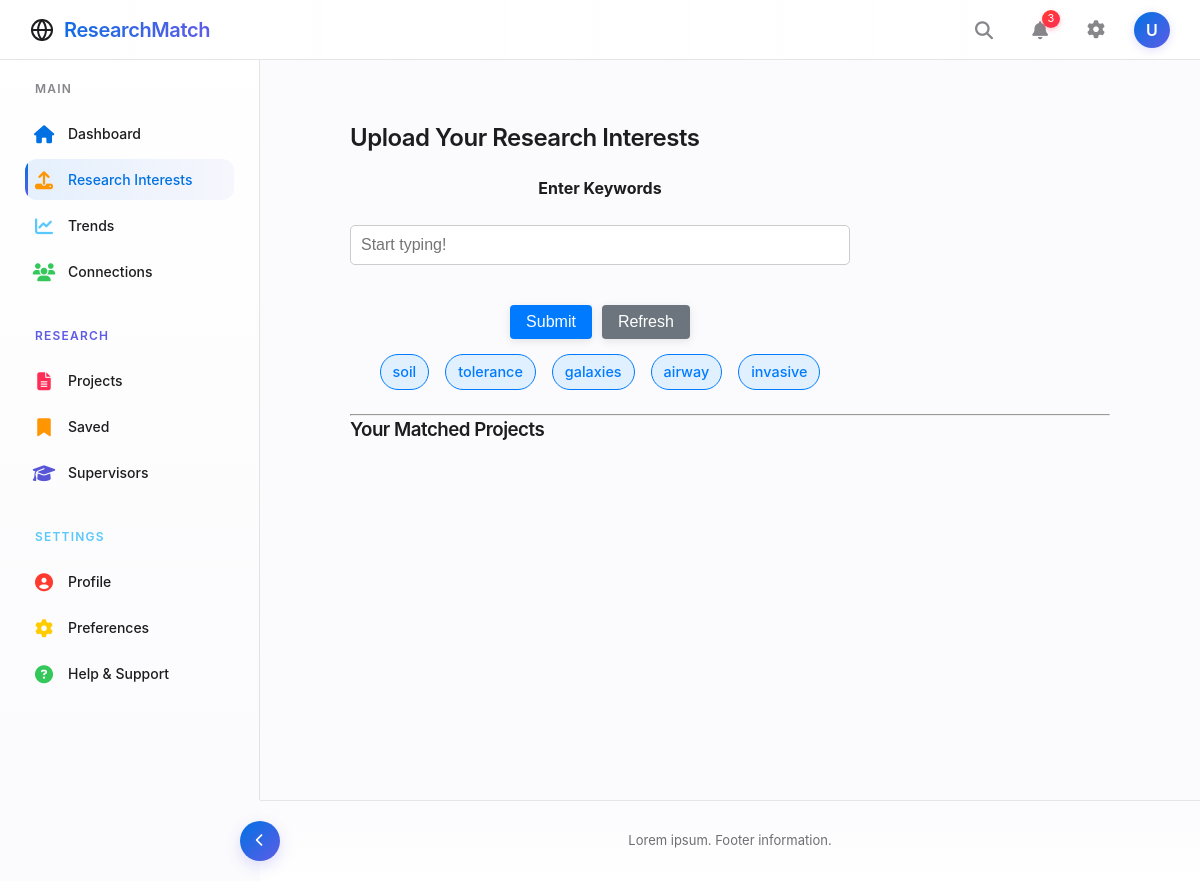
/upload (signed in), run on the app's committed database.
### database/schema.py (models this page shows)
class Interest(db.Model):
    id = db.Column(db.Integer, primary_key=True)
    interest_name = db.Column(db.String(100), nullable=False)

### app.py (the view, shortened to what this page needs)
@app.route('/upload', methods=['GET', 'POST'])
@token_required
def upload():
    user = db.session.query(User).get(session['user_id'])
    user_interests = user.interests if user.interests else None
    return render_template('upload.html', matched_projects=[], user_interests=user_interests)

### app.py (called while the page is built)
def token_required(func):
    @wraps(func)
    def decorated(*args, **kwargs):
        token = request.cookies.get('jwt_token', None)
        if not token:
            return back_to_login()
        try:
            data = jwt.decode(token, current_app.config['SECRET_KEY'], algorithms=["HS256"])
            request.user = data  # optionally attach user info to request
        except jwt.ExpiredSignatureError:
            return back_to_login()
        except jwt.InvalidTokenError:
            return back_to_login()
        return func(*args, **kwargs)
    return decorated

### templates/upload.html (shortened to what this page needs)
{% extends 'base.html' %}
{% block content %}
<div class="content-container">
    <h2> Upload Your Research Interests</h2>
    <form action="/upload" method="POST" class="interest-form">
        <label for="keywords">Enter Keywords</label>
        <div class="autocomplete-wrapper">
            <input type="text" id="keywords" name="keywords" placeholder="Start typing!" autocomplete="off">
        </div>
        <div class="button-group">
            <button type="submit" class="btn btn-primary" name="action" value="submit">Submit</button>
            <button type="submit" class="btn btn-secondary" name="action" value="refresh">Refresh</button>
        </div>
        {% if user_interests %}
            <div class="interest-tags-inline">
                {% for interest in user_interests %}
                    <span class="interest-tag">{{ interest.interest_name }}</span>
                {% endfor %}
            </div>
        {% else %}
            <blockquote>Tip: Start by adding some interests!</blockquote>
        {% endif %}
    </form>
    <hr>
    <h3>Your Matched Projects</h3>
</div>
{% endblock %}

### static/css/style.css (style rules this page uses)
:root { --primary-color: #0071E3; --primary-dark: #005BBB; --primary-light: #E1F0FF; --accent-purple: #5E5CE6; --accent-pink: #FF2D55; --accent-orange: #FF9500; --accent-teal: #5AC8FA; --accent-green: #34C759; --accent-red: #FF3B30; --accent-yellow: #FFCC00; --accent-indigo: #5856D6; --text-primary: #1D1D1F; --text-secondary: #86868B; --text-tertiary: #6E6E73; --border-light: rgba(0, 0, 0, 0.1); --background-light: #FBFBFD; --background-medium: #F5F5F7; --card-background: #FFFFFF; --shadow-sm: 0 2px 8px rgba(0, 0, 0, 0.05); --shadow-md: 0 5px 20px rgba(0, 0, 0, 0.08); --shadow-lg: 0 10px 30px rgba(0, 0, 0, 0.1); --transition: all 0.25s ease; --radius-sm: 8px; --radius-md: 12px; --radius-lg: 20px; --header-height: 60px; --sidebar-width: 260px; --sidebar-collapsed-width: 80px; }
body { margin: 0; font-family: -apple-system, BlinkMacSystemFont, "Segoe UI", Roboto, Helvetica, Arial, sans-serif; background-color: var(--background-light); color: var(--text-primary); line-height: 1.5; min-height: 100vh; display: flex; flex-direction: column; scroll-behavior: smooth; }
button { cursor: pointer; }
* { margin: 0; padding: 0; box-sizing: border-box; }
h1, h2, h3 { font-weight: 600; letter-spacing: -0.5px; margin-bottom: 20px; color: var(--text-primary); }
.btn { border-radius: 24px; font-weight: 600; padding: 10px 24px; background-color: #0071e3; color: white; border: none; transition: background-color 0.3s ease, transform 0.2s ease; cursor: pointer; box-shadow: 0 2px 8px rgba(0, 0, 0, 0.1); margin-bottom: 0; }
input[type="text"], input[type="file"], input[type="password"] { width: 100%; padding: 12px; border-radius: 8px; border: 1px solid #ccc; margin-top: 10px; margin-bottom: 20px; font-size: 1rem; transition: border-color 0.3s ease, box-shadow 0.3s ease; }
a, .btn, .card, .input, .nav-link { transition: all 0.3s ease; }
.interest-tag { display: flex; align-items: center; padding: 6px 12px; border-radius: 30px; font-size: 14px; font-weight: 500; }
.autocomplete-wrapper { position: relative; width: 100%; }
form { flex: 1 1 45%; max-width: 500px; display: flex; flex-direction: column; gap: 20px; }
form label { font-weight: bold; margin-bottom: 5px; }
form input[type="text"], form input[type="email"], form input[type="password"] { padding: 10px; font-size: 1rem; border: 1px solid #ccc; border-radius: 5px; }
form button { padding: 12px; font-size: 1rem; background-color: #0077cc; color: white; border: none; border-radius: 5px; cursor: pointer; }
.interest-tag { display: inline-block; background-color: #e0f0ff; color: #007bff; padding: 6px 12px; margin: 4px; border-radius: 20px; font-size: 0.9rem; font-weight: 500; border: 1px solid #007bff; transition: background-color 0.3s; }

### templates/upload.html (style rules this page uses)
.button-group { display: flex; gap: 10px; margin-top: 10px; }
.btn { padding: 8px 16px; border: none; border-radius: 4px; cursor: pointer; font-weight: 500; }
.btn-primary { background-color: #007bff; color: white; }
.btn-secondary { background-color: #6c757d; color: white; }
.content-container { max-width: 800px; margin: 0 auto; padding: 20px; }
.interest-form { display: flex; align-items: center; flex-wrap: wrap; gap: 10px; margin-bottom: 20px; }
.interest-tags-inline { display: flex; gap: 8px; flex-wrap: wrap; align-items: center; }
.interest-tag { display: inline-block; background-color: #e0f0ff; color: #007bff; padding: 6px 12px; border-radius: 20px; font-size: 0.9rem; font-weight: 500; border: 1px solid #007bff; margin-top: 5px; }

### data on the page
Interest: interest_name "soil"
Interest: interest_name "tolerance"
Interest: interest_name "galaxies"
Interest: interest_name "airway"
Interest: interest_name "invasive"

### other printed values
{{ user_name[0].upper() if user_name else 'U' }} "U"
